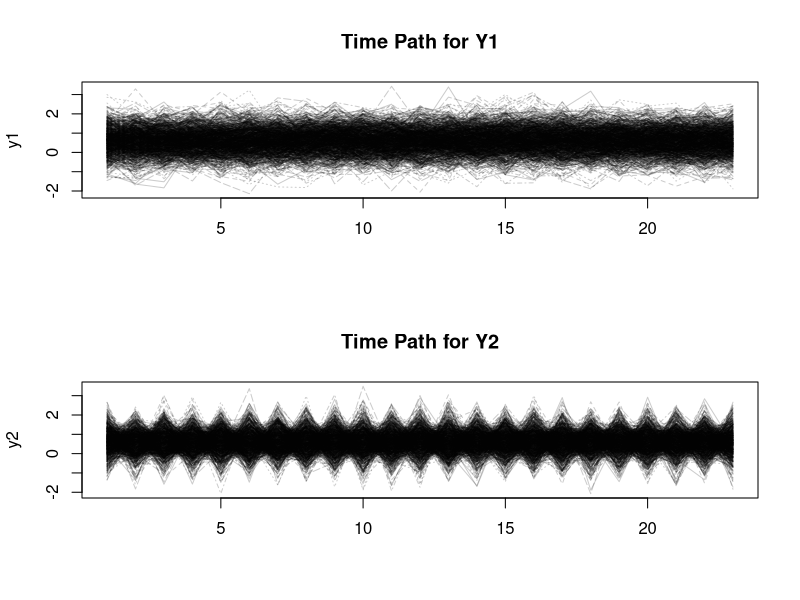

The R source for this figure:
## ---- chunk 1
### Number 2
n<-24000
sig<-.5
eps<-rnorm(n,0,sig)
epsilonmatrix<-matrix(eps,24,1000)
mu=.61
theta=.95

y1<-mu+epsilonmatrix[2:24,]+theta*epsilonmatrix[1:23,]
y2<-mu+epsilonmatrix[2:24,]-theta*epsilonmatrix[1:23,]
par(mfrow=c(2,1))
matplot(y1,type="l",main="Time Path for Y1",col=rgb(0,0,0,.2))
matplot(y2,type="l",main="Time Path for Y2",col=rgb(0,0,0,.2))
## ---- chunk 2
matrix1<-matrix(0,nrow=5,ncol=5)
matrix1[1,]<-c(0.7,0,0.1,0.5,0.2)
matrix1[2:5,1:4]<-diag(4)
eigen(matrix1)$value
## ---- chunk 3
ARMA<-function(n,phi,theta){
  p<-length(phi)
  q<-length(theta)
  r<-max(p,q)
  es<-rnorm(n+r)
  Y<-rep(0,n+r)
  Y[1:r]<-rnorm(r)
  for(i in (r+1):(r+n)){
    Y[i]<-t(phi)%*%Y[(i-1):(i-p)]+t(theta)%*%es[(i-1):(i-q)]+es[i]
  }
}

## ---- chunk 4
ARMA(10000,2,3)
